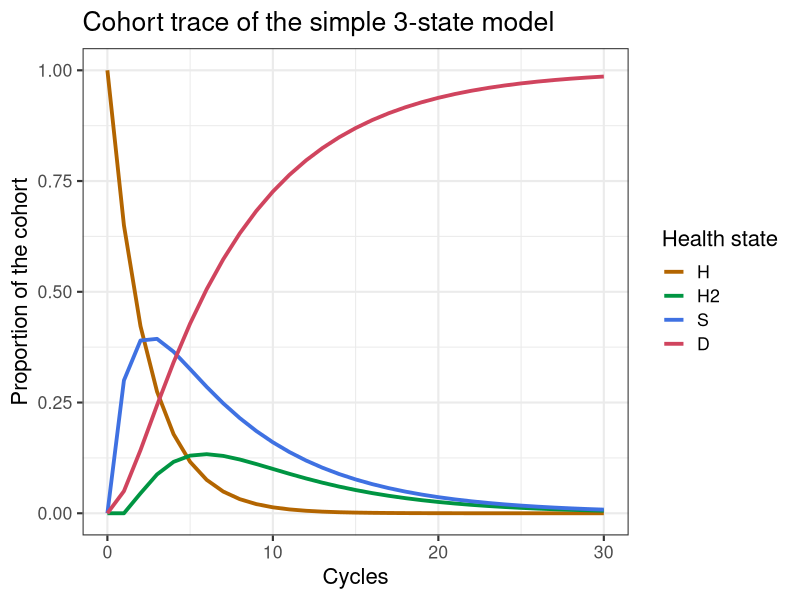

Reproduce this figure in R.
# This code is used to prove the cumulative incidence calculations based on the 
# array structure by running a simple 3-state model:
# (Healthy (H), Sick (S), Dead(D))
# with an additional health state for those that have always been healthy (H) and 
# one for those that have been sick at least once before (H2)
# The cumulative incidence is the:
# sum of the cohort that transitioned from H -> S / total individuals in H at t=0


## Simple 3-state model showing the array approach ## 
rm(list = ls())  # remove any variables in R's memory 
# Load the packages
library(reshape2) # to transform data
library(ggplot2)  # for nice looking plots

# initial set up
age         <- 70  # age of starting cohort
n.t         <- 30  # time horizon, number of cycles
v.age.names <- age:(age + n.t - 1) # vector with age names
v.n <- c("H", "H2", "S", "D") # vector with the 3 health states of the model:
# Healthy (H), Sick (S), Dead (D)
n.states <- length(v.n) # number of health states 

# Transition probabilities (per cycle)
p.HS  = 0.30   # probability to become sick when healthy
p.HD  = 0.05   # probability to die when healthy
p.SH  = 0.15   # probability to become healthy when sick
p.SD  = 0.20   # probability to die when healthy
# Transition rewards
du.HS  = 0.10  # one-time utility decrement when becoming sick
ic.D   = 4000   # one-time cost of dying

#### Transition probability matrix ####
# matrix m.P at the first cycle
m.P <- matrix(NA, nrow = n.states, ncol = n.states, dimnames = list(v.n, v.n))

# Fill in matrix
# From Healthy
m.P["H", "H"]  <- 1 - (p.HS + p.HD)
m.P["H", "H2"] <- 0
m.P["H", "S"]  <- p.HS
m.P["H", "D"]  <- p.HD
# From Healthy2
m.P["H2", "H"]  <- 0
m.P["H2", "H2"] <- 1 - (p.HS + p.HD)
m.P["H2", "S"]  <- p.HS
m.P["H2", "D"]  <- p.HD
# From Sick
m.P["S", "H"]   <- 0
m.P["S", "H2"]  <- p.SH
m.P["S", "S"]   <- 1 - (p.SH + p.SD)
m.P["S", "D"]   <- p.SD
# From Death
m.P["D", "H"]  <- 0
m.P["D", "H2"]  <- 0
m.P["D", "S"]  <- 0
m.P["D", "D"]  <- 1

#### Initial state vector ####
v.m0 <- c(H = 1, H2 = 0,  S = 0, D = 0) # initiate the vector

## Create the Markov cohort trace matrix m.M that capturs the proportion of the cohort in each state at each cycle
m.M <- matrix(0, nrow = (n.t + 1), ncol = n.states, dimnames = list(0:n.t, v.n)) # initialize cohort trace matrix 
m.M[1, ] <- v.m0   # store the initial state vector

# initiate the array 
a.A <- array(0, dim = c(n.states, n.states, n.t + 1), dimnames = list(v.n, v.n, 0:n.t)) # initialize array

diag(a.A[, , 1]) <- v.m0 # store the initial state vector in the diagonal of A

m.R.costs <- m.R.effects <- matrix(NA, nrow = n.states, ncol = n.states,  dimnames = list(v.n, v.n))


### Run the model 
for(t in 1:n.t){  # loop through the number of cycles
  # estimate the state vector for the next cycle (t + 1)
  m.M[t + 1, ] <- m.M[t, ] %*% m.P    
  a.A[, , t + 1] <- diag(m.M[t, ]) %*% m.P  # fill array A for t + 1 
  
}


### Plot cohort trace
ggplot(melt(m.M), aes(x = Var1, y = value, color = Var2)) +
  geom_line(size = 1.3) +
  scale_color_discrete(l = 50, name = "Health state", h = c(45, 365)) +
  xlab("Cycle") +
  ylab("Proportion of the cohort") +
  ggtitle("Cohort trace of the simple 3-state model")+
  theme_bw(base_size = 16) +
  scale_x_continuous(name = "Cycles", limits = c(0, n.t), breaks = seq(0, n.t, 10)) +
  theme()


### Cumulative incidence 

# the cumulative incidence are all of those that made the transition form healthy (H) to sick over time.
# this is stored in the a.A["H", "S", ] data
# those at risk of becomming a new case are those that stay in the H state
# this information if valuable and therefore stored in a .csv file to compare with the results of the 3-state model.


write.csv(m.M, file = "Cohort_trace_4states.R", row.names = TRUE)
write.csv(a.A["H", "S", ],  file = "Array_A_H_S_4states.R", row.names = TRUE)
write.csv(a.A["H2", "S", ],  file = "Array_A_H2_S_4states.R", row.names = TRUE)














